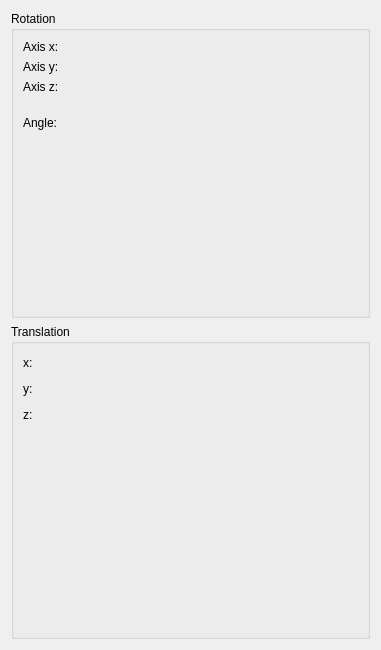
     <widget class="QWidget" name="TabPage" >
      <attribute name="title" >
       <string>Transform</string>
      </attribute>
      <layout class="QVBoxLayout" name="verticalLayout" >
       <item>
        <widget class="QGroupBox" name="vrpGroupBoxRotation" >
         <property name="title" >
          <string>Rotation</string>
         </property>
         <layout class="QGridLayout" name="gridLayout_5" >
          <item row="0" column="0" >
           <widget class="QLabel" name="textLabelRotAxisX" >
            <property name="enabled" >
             <bool>true</bool>
            </property>
            <property name="toolTip" >
             <string>For finetuning the orientation&lt;br> of the starting rectangle from which streamlines, pathlines and moving points are emitted, you can add rotations around each axis.</string>
            </property>
            <property name="whatsThis" >
             <string>For finetuning the orientation&lt;br> of the starting rectangle from which streamlines, pathlines and moving points are emitted, you can add rotations around each axis.</string>
            </property>
            <property name="text" >
             <string>Axis x:</string>
            </property>
            <property name="wordWrap" >
             <bool>false</bool>
            </property>
           </widget>
          </item>
          <item row="0" column="1" >
           <widget class="FloatInRangeControl" native="1" name="floatInRangeAxisX" >
            <property name="enabled" >
             <bool>true</bool>
            </property>
            <property name="sizePolicy" >
             <sizepolicy vsizetype="Fixed" hsizetype="Expanding" >
              <horstretch>0</horstretch>
              <verstretch>0</verstretch>
             </sizepolicy>
            </property>
           </widget>
          </item>
          <item row="1" column="0" >
           <widget class="QLabel" name="textLabelRotAxisY" >
            <property name="enabled" >
             <bool>true</bool>
            </property>
            <property name="toolTip" >
             <string>For finetuning the orientation&lt;br> of the starting rectangle from which streamlines, pathlines and moving points are emitted, you can add rotations around each axis.</string>
            </property>
            <property name="whatsThis" >
             <string>For finetuning the orientation&lt;br> of the starting rectangle from which streamlines, pathlines and moving points are emitted, you can add rotations around each axis.</string>
            </property>
            <property name="text" >
             <string>Axis y:</string>
            </property>
            <property name="wordWrap" >
             <bool>false</bool>
            </property>
           </widget>
          </item>
          <item row="1" column="1" >
           <widget class="FloatInRangeControl" native="1" name="floatInRangeAxisY" >
            <property name="enabled" >
             <bool>true</bool>
            </property>
            <property name="sizePolicy" >
             <sizepolicy vsizetype="Fixed" hsizetype="Expanding" >
              <horstretch>0</horstretch>
              <verstretch>0</verstretch>
             </sizepolicy>
            </property>
           </widget>
          </item>
          <item row="2" column="0" >
           <widget class="QLabel" name="textLabelRotAxisZ" >
            <property name="enabled" >
             <bool>true</bool>
            </property>
            <property name="toolTip" >
             <string>For finetuning the orientation&lt;br> of the starting rectangle from which streamlines, pathlines and moving points are emitted, you can add rotations around each axis.</string>
            </property>
            <property name="whatsThis" >
             <string>For finetuning the orientation&lt;br> of the starting rectangle from which streamlines, pathlines and moving points are emitted, you can add rotations around each axis.</string>
            </property>
            <property name="text" >
             <string>Axis z:</string>
            </property>
            <property name="wordWrap" >
             <bool>false</bool>
            </property>
           </widget>
          </item>
          <item row="2" column="1" >
           <widget class="FloatInRangeControl" native="1" name="floatInRangeAxisZ" >
            <property name="enabled" >
             <bool>true</bool>
            </property>
            <property name="sizePolicy" >
             <sizepolicy vsizetype="Fixed" hsizetype="Expanding" >
              <horstretch>0</horstretch>
              <verstretch>0</verstretch>
             </sizepolicy>
            </property>
           </widget>
          </item>
          <item row="3" column="0" >
           <spacer name="spacer14" >
            <property name="orientation" >
             <enum>Qt::Vertical</enum>
            </property>
            <property name="sizeType" >
             <enum>QSizePolicy::Fixed</enum>
            </property>
            <property name="sizeHint" stdset="0" >
             <size>
              <width>20</width>
              <height>16</height>
             </size>
            </property>
           </spacer>
          </item>
          <item row="4" column="0" >
           <widget class="QLabel" name="textLabelAngle" >
            <property name="enabled" >
             <bool>true</bool>
            </property>
            <property name="toolTip" >
             <string>For finetuning the orientation&lt;br> of the starting rectangle from which streamlines, pathlines and moving points are emitted, you can add rotations around each axis.</string>
            </property>
            <property name="whatsThis" >
             <string>For finetuning the orientation&lt;br> of the starting rectangle from which streamlines, pathlines and moving points are emitted, you can add rotations around each axis.</string>
            </property>
            <property name="text" >
             <string>Angle:</string>
            </property>
            <property name="wordWrap" >
             <bool>false</bool>
            </property>
           </widget>
          </item>
          <item row="4" column="1" >
           <widget class="FloatInRangeControl" native="1" name="floatInRangeAngle" >
            <property name="enabled" >
             <bool>true</bool>
            </property>
            <property name="sizePolicy" >
             <sizepolicy vsizetype="Fixed" hsizetype="Expanding" >
              <horstretch>0</horstretch>
              <verstretch>0</verstretch>
             </sizepolicy>
            </property>
           </widget>
          </item>
          <item row="5" column="0" colspan="2" >
           <spacer name="verticalSpacer_2" >
            <property name="orientation" >
             <enum>Qt::Vertical</enum>
            </property>
            <property name="sizeHint" stdset="0" >
             <size>
              <width>328</width>
              <height>176</height>
             </size>
            </property>
           </spacer>
          </item>
         </layout>
        </widget>
       </item>
       <item>
        <widget class="QGroupBox" name="vrpGroupBoxTranslate" >
         <property name="title" >
          <string>Translation</string>
         </property>
         <layout class="QGridLayout" name="gridLayout_3" >
          <item row="0" column="0" >
           <widget class="QLabel" name="textLabel4_4_3" >
            <property name="toolTip" >
             <string>x, y, z define the center of the rectangle&lt;br> from which streamlines, pathlines and moving points are emitted.</string>
            </property>
            <property name="whatsThis" >
             <string>x, y, z define the center of the rectangle&lt;br> from which streamlines, pathlines and moving points are emitted.</string>
            </property>
            <property name="text" >
             <string>x:</string>
            </property>
            <property name="wordWrap" >
             <bool>false</bool>
            </property>
           </widget>
          </item>
          <item row="0" column="1" >
           <spacer name="spacer14_2" >
            <property name="orientation" >
             <enum>Qt::Horizontal</enum>
            </property>
            <property name="sizeType" >
             <enum>QSizePolicy::Expanding</enum>
            </property>
            <property name="sizeHint" stdset="0" >
             <size>
              <width>273</width>
              <height>20</height>
             </size>
            </property>
           </spacer>
          </item>
          <item row="0" column="2" >
           <widget class="ChangeIndicatedLE" native="1" name="floatX" >
            <property name="minimumSize" >
             <size>
              <width>40</width>
              <height>0</height>
             </size>
            </property>
           </widget>
          </item>
          <item row="1" column="0" >
           <widget class="QLabel" name="textLabel4_4_2_3" >
            <property name="toolTip" >
             <string>x, y, z define the center of the rectangle&lt;br> from which streamlines, pathlines and moving points are emitted.</string>
            </property>
            <property name="whatsThis" >
             <string>x, y, z define the center of the rectangle&lt;br> from which streamlines, pathlines and moving points are emitted.</string>
            </property>
            <property name="text" >
             <string>y:</string>
            </property>
            <property name="wordWrap" >
             <bool>false</bool>
            </property>
           </widget>
          </item>
          <item row="1" column="1" >
           <spacer name="spacer15" >
            <property name="orientation" >
             <enum>Qt::Horizontal</enum>
            </property>
            <property name="sizeType" >
             <enum>QSizePolicy::Expanding</enum>
            </property>
            <property name="sizeHint" stdset="0" >
             <size>
              <width>273</width>
              <height>20</height>
             </size>
            </property>
           </spacer>
          </item>
          <item row="1" column="2" >
           <widget class="ChangeIndicatedLE" native="1" name="floatY" >
            <property name="minimumSize" >
             <size>
              <width>40</width>
              <height>0</height>
             </size>
            </property>
           </widget>
          </item>
          <item row="2" column="0" >
           <widget class="QLabel" name="textLabel4_4_2_2_2" >
            <property name="toolTip" >
             <string>x, y, z define the center of the rectangle&lt;br> from which streamlines, pathlines and moving points are emitted.</string>
            </property>
            <property name="whatsThis" >
             <string>x, y, z define the center of the rectangle&lt;br> from which streamlines, pathlines and moving points are emitted.</string>
            </property>
            <property name="text" >
             <string>z:</string>
            </property>
            <property name="wordWrap" >
             <bool>false</bool>
            </property>
           </widget>
          </item>
          <item row="2" column="1" >
           <spacer name="spacer16" >
            <property name="orientation" >
             <enum>Qt::Horizontal</enum>
            </property>
            <property name="sizeType" >
             <enum>QSizePolicy::Expanding</enum>
            </property>
            <property name="sizeHint" stdset="0" >
             <size>
              <width>273</width>
              <height>20</height>
             </size>
            </property>
           </spacer>
          </item>
          <item row="2" column="2" >
           <widget class="ChangeIndicatedLE" native="1" name="floatZ" >
            <property name="minimumSize" >
             <size>
              <width>40</width>
              <height>0</height>
             </size>
            </property>
           </widget>
          </item>
          <item row="3" column="0" colspan="3" >
           <spacer name="verticalSpacer_3" >
            <property name="orientation" >
             <enum>Qt::Vertical</enum>
            </property>
            <property name="sizeHint" stdset="0" >
             <size>
              <width>328</width>
              <height>202</height>
             </size>
            </property>
           </spacer>
          </item>
         </layout>
        </widget>
       </item>
      </layout>
     </widget>
